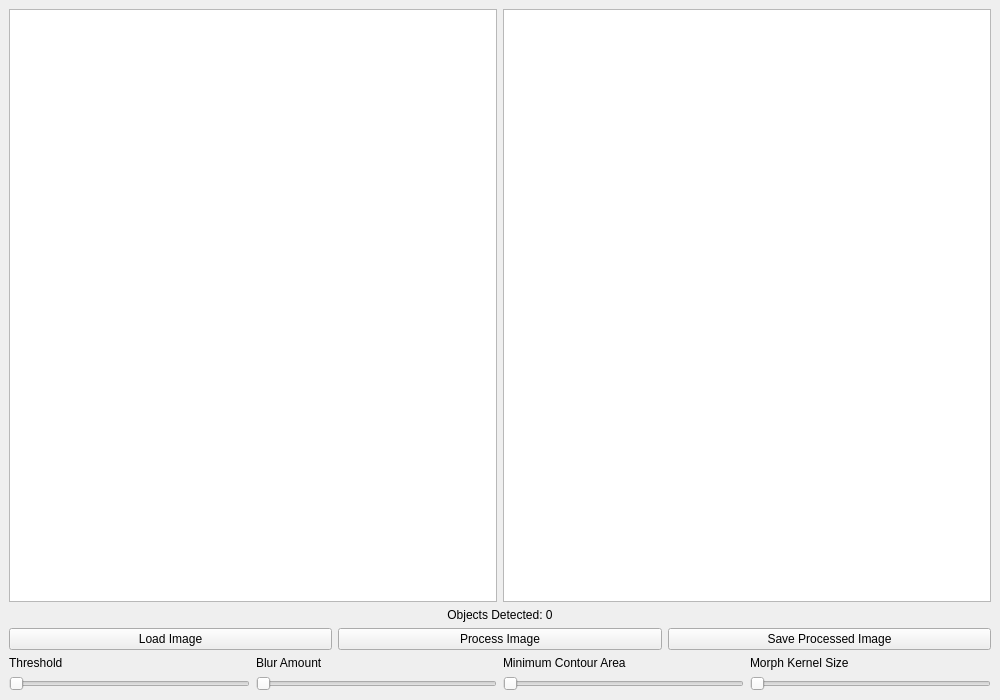
<?xml version="1.0" encoding="UTF-8"?>
<ui version="4.0">
 <class>MainWindow</class>
 <widget class="QMainWindow" name="MainWindow">
  <property name="geometry">
   <rect>
    <x>0</x>
    <y>0</y>
    <width>1000</width>
    <height>700</height>
   </rect>
  </property>
  <property name="windowTitle">
   <string>Object Counter</string>
  </property>
  <widget class="QWidget" name="centralwidget">
   <layout class="QVBoxLayout" name="verticalLayout">
    <item>
     <layout class="QHBoxLayout" name="horizontalLayout_images">
      <item>
       <widget class="QGraphicsView" name="graphicsView_original">
        <property name="sizePolicy">
         <sizepolicy hsizetype="Expanding" vsizetype="Expanding">
          <horstretch>1</horstretch>
          <verstretch>1</verstretch>
         </sizepolicy>
        </property>
       </widget>
      </item>
      <item>
       <widget class="QGraphicsView" name="graphicsView_processed">
        <property name="sizePolicy">
         <sizepolicy hsizetype="Expanding" vsizetype="Expanding">
          <horstretch>1</horstretch>
          <verstretch>1</verstretch>
         </sizepolicy>
        </property>
       </widget>
      </item>
     </layout>
    </item>
    <item>
     <widget class="QLabel" name="label_objectCount">
      <property name="text">
       <string>Objects Detected: 0</string>
      </property>
      <property name="alignment">
       <set>Qt::AlignCenter</set>
      </property>
     </widget>
    </item>
    <item>
     <layout class="QHBoxLayout" name="horizontalLayout_controls">
      <item>
       <widget class="QPushButton" name="pushButton_loadImage">
        <property name="text">
         <string>Load Image</string>
        </property>
       </widget>
      </item>
      <item>
       <widget class="QPushButton" name="pushButton_processImage">
        <property name="text">
         <string>Process Image</string>
        </property>
       </widget>
      </item>
      <item>
       <widget class="QPushButton" name="pushButton_saveImage">
        <property name="text">
         <string>Save Processed Image</string>
        </property>
       </widget>
      </item>
     </layout>
    </item>
    <item>
     <layout class="QHBoxLayout" name="horizontalLayout_sliders">
      <item>
       <layout class="QVBoxLayout" name="verticalLayout_threshold">
        <item>
         <widget class="QLabel" name="label_threshold">
          <property name="text">
           <string>Threshold</string>
          </property>
         </widget>
        </item>
        <item>
         <widget class="QSlider" name="horizontalSlider_threshold">
          <property name="orientation">
           <enum>Qt::Horizontal</enum>
          </property>
         </widget>
        </item>
       </layout>
      </item>
      <item>
       <layout class="QVBoxLayout" name="verticalLayout_blur">
        <item>
         <widget class="QLabel" name="label_blur">
          <property name="text">
           <string>Blur Amount</string>
          </property>
         </widget>
        </item>
        <item>
         <widget class="QSlider" name="horizontalSlider_blur">
          <property name="orientation">
           <enum>Qt::Horizontal</enum>
          </property>
         </widget>
        </item>
       </layout>
      </item>
      <item>
       <layout class="QVBoxLayout" name="verticalLayout_minArea">
        <item>
         <widget class="QLabel" name="label_minArea">
          <property name="text">
           <string>Minimum Contour Area</string>
          </property>
         </widget>
        </item>
        <item>
         <widget class="QSlider" name="horizontalSlider_minArea">
          <property name="orientation">
           <enum>Qt::Horizontal</enum>
          </property>
         </widget>
        </item>
       </layout>
      </item>
      <item>
       <layout class="QVBoxLayout" name="verticalLayout_morph">
        <item>
         <widget class="QLabel" name="label_morph">
          <property name="text">
           <string>Morph Kernel Size</string>
          </property>
         </widget>
        </item>
        <item>
         <widget class="QSlider" name="horizontalSlider_morphValue">
          <property name="orientation">
           <enum>Qt::Horizontal</enum>
          </property>
         </widget>
        </item>
       </layout>
      </item>
     </layout>
    </item>
   </layout>
  </widget>
 </widget>
 <resources/>
 <connections/>
</ui>
